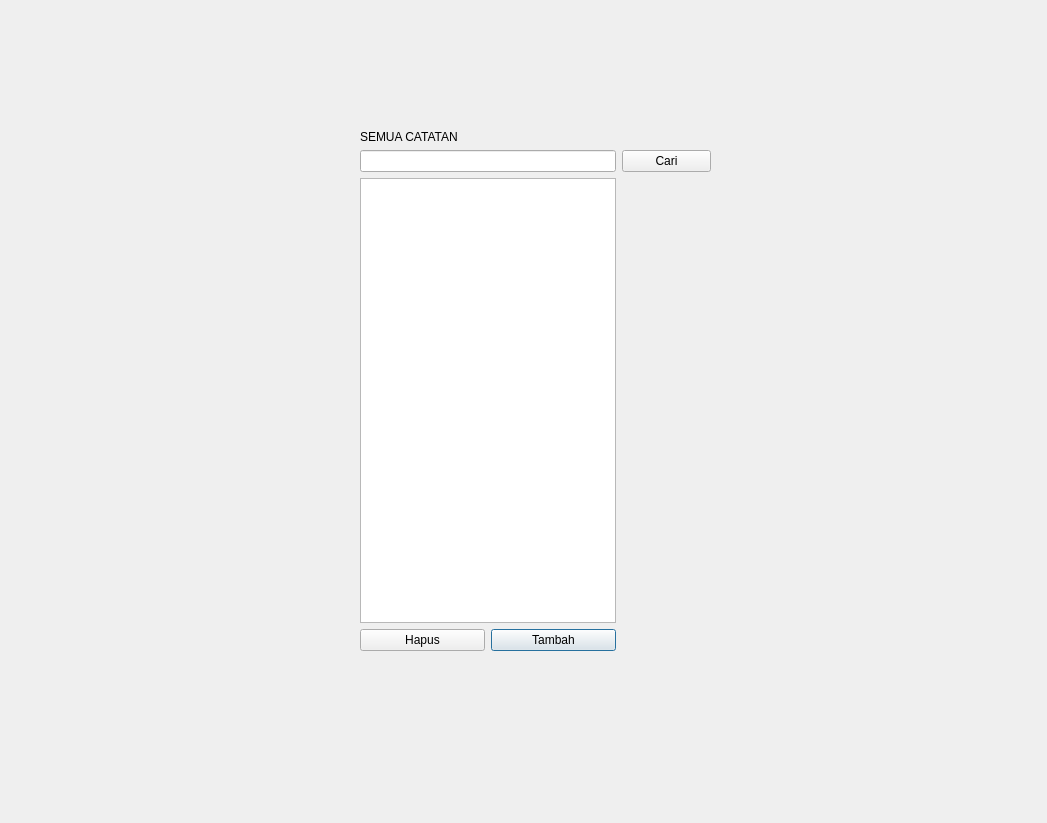
<?xml version="1.0" encoding="UTF-8"?>
<ui version="4.0">
 <class>Dialog</class>
 <widget class="QDialog" name="Dialog">
  <property name="geometry">
   <rect>
    <x>0</x>
    <y>0</y>
    <width>1047</width>
    <height>823</height>
   </rect>
  </property>
  <property name="windowTitle">
   <string>Dialog</string>
  </property>
  <widget class="QWidget" name="layoutWidget">
   <property name="geometry">
    <rect>
     <x>360</x>
     <y>130</y>
     <width>351</width>
     <height>521</height>
    </rect>
   </property>
   <layout class="QGridLayout" name="gridLayout">
    <item row="3" column="0" colspan="2">
     <widget class="QTableWidget" name="tabelcatatan"/>
    </item>
    <item row="4" column="1">
     <widget class="QPushButton" name="tambahcatatan">
      <property name="text">
       <string>Tambah</string>
      </property>
     </widget>
    </item>
    <item row="2" column="0" colspan="2">
     <widget class="QLineEdit" name="inputteks"/>
    </item>
    <item row="2" column="2">
     <widget class="QPushButton" name="pencaricatatan">
      <property name="text">
       <string>Cari</string>
      </property>
     </widget>
    </item>
    <item row="1" column="0" colspan="2">
     <widget class="QLabel" name="label">
      <property name="text">
       <string>SEMUA CATATAN</string>
      </property>
     </widget>
    </item>
    <item row="4" column="0">
     <widget class="QPushButton" name="hapuscatatanyangdipilih">
      <property name="text">
       <string>Hapus</string>
      </property>
     </widget>
    </item>
   </layout>
  </widget>
 </widget>
 <resources/>
 <connections>
  <connection>
   <sender>hapuscatatanyangdipilih</sender>
   <signal>clicked(bool)</signal>
   <receiver>tabelcatatan</receiver>
   <slot>clearSelection()</slot>
   <hints>
    <hint type="sourcelabel">
     <x>432</x>
     <y>627</y>
    </hint>
    <hint type="destinationlabel">
     <x>435</x>
     <y>559</y>
    </hint>
   </hints>
  </connection>
 </connections>
</ui>
